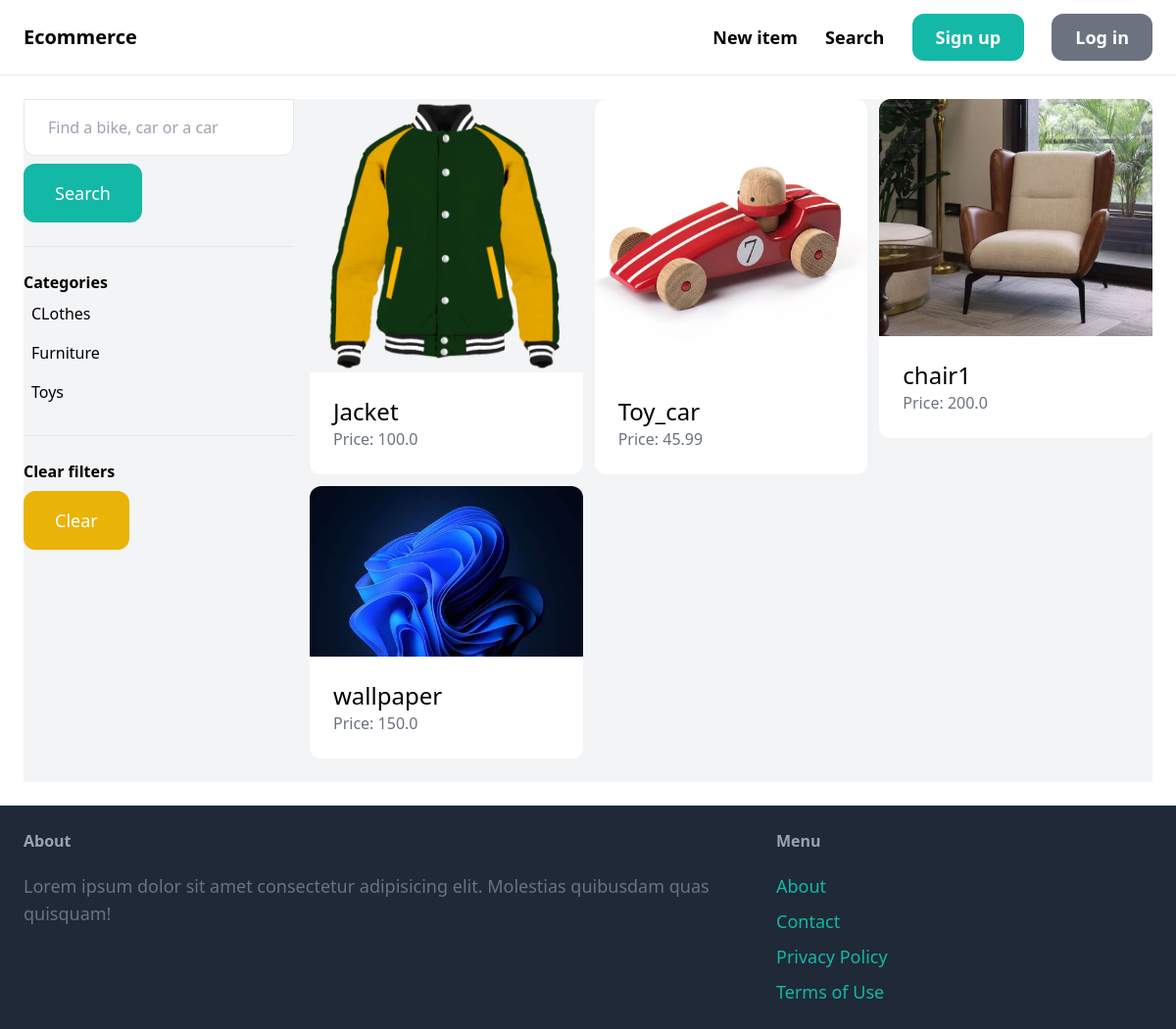
The app's page /items/ with its own data.
### item/models.py (models this page shows, shortened)
class Category(models.Model):
  name = models.CharField(max_length=255)
  class Meta:
    ordering = ('name',)
    verbose_name_plural = 'Categories'

class Item(models.Model):
  category = models.ForeignKey(Category, related_name='items', on_delete=models.CASCADE)
  name = models.CharField(max_length=255)
  description = models.TextField(blank=True, null=True)
  price = models.FloatField()
  image = models.ImageField(upload_to='item_images', blank=True, null=True)
  is_sold = models.BooleanField(default=False)
  created_by = models.ForeignKey(User, related_name='items', on_delete=models.CASCADE)
  created_at = models.DateTimeField(auto_now_add=True)

### item/views.py (the view)
# urls.py: path('items/', include('item.urls')),
def items(request):
  query = request.GET.get('query', '')
  category_id = request.GET.get('category', 0)
  items = Item.objects.filter(is_sold=False)
  categories = Category.objects.all()
  print(query)
  if category_id:
    items = items.filter(category_id=category_id)
  if query:
    items = items.filter(Q(name__icontains=query) | Q(description__icontains=query))
  return render(request, 'item/items.html',{
    'items':items,
    'query':query,
    'categories':categories,
    'category_id':int(category_id),
  })

### item/templates/item/items.html (shortened to what this page needs)
{% extends 'core/base.html' %}
{% block content %}
<div class="pb-6 grid grid-cols-4 gap-4 bg-gray-100">
   <div class="col-span-1">
    <form method="get" action="{% url 'item:items' %}">
      <input name="query"  class="w-full py-4 px-6 border rounded-b-xl" type="text" value="{{ query }}" placeholder="Find a bike, car or a car">
      <button class="mt-2 py-4 px-8 text-lg bg-teal-500 text-white rounded-xl">Search</button>
    </form>
    <hr class="my-6">
    <p class="font-semibold">Categories</p>
    <ul>
      {% for category in categories %}
      <li class="py-2 px-2 rounded-xl {% if category.id == category_id%}bg-gray-200{% endif %}">
        <a href="{% url 'item:items' %}?query={{ query }}&category={{category.id }}">{{ category.name }}</a>
      </li>
      {% endfor %}
    </ul>
    <hr class="my-6">
    <p class="font-semibold">Clear filters</p>
    <ul>
      <li>
        <a href="{% url 'item:items' %}"  class=" mt-2 py-4 px-8 inline-block bg-yellow-500 text-lg rounded-xl text-white">Clear</a>
      </li>
    </ul>
   </div>
   <div class="col-span-3">
    <div class="grid grid-cols-3 gap-3">
      {% for item in items %}
       <div>
        <a href="{% url 'item:detail' item.id %}">
          <div>
            <img src="{{ item.image.url }}" class="rounded-t-xl">
            <div class="p-6 bg-white rounded-b-xl">
              <h2 class="text-2xl">{{ item.name }}</h2>
              <p class="text-gray-500">Price: {{ item.price }}</p>
            </div>
          </div>
        </a>
       </div>
      {% endfor %}
    </div>
   </div>
</div>
{% endblock %}

### records on screen
Category: name "CLothes"
Category: name "Furniture"
Category: name "Toys"
Item: image (picture), name "Jacket", price "100.0"
Item: image (picture), name "Toy_car", price "45.99"
Item: image (picture), name "chair1", price "200.0"
Item: image (picture), name "wallpaper", price "150.0"
